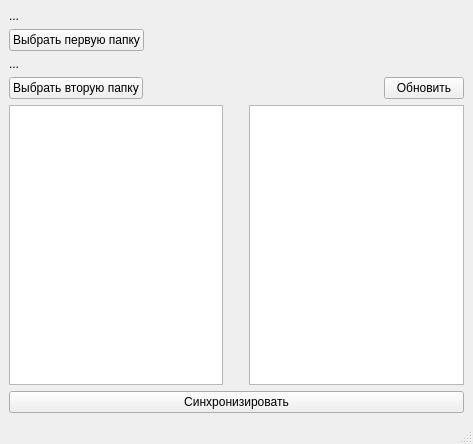
<?xml version="1.0" encoding="UTF-8"?>
<ui version="4.0">
 <class>MainWindow</class>
 <widget class="QMainWindow" name="MainWindow">
  <property name="geometry">
   <rect>
    <x>0</x>
    <y>0</y>
    <width>473</width>
    <height>444</height>
   </rect>
  </property>
  <property name="windowTitle">
   <string>DirSync</string>
  </property>
  <widget class="QWidget" name="centralwidget">
   <layout class="QGridLayout" name="gridLayout">
    <item row="0" column="0">
     <layout class="QVBoxLayout" name="verticalLayout">
      <item>
       <widget class="QLabel" name="label">
        <property name="text">
         <string>...</string>
        </property>
       </widget>
      </item>
      <item>
       <layout class="QHBoxLayout" name="horizontalLayout">
        <item>
         <widget class="QPushButton" name="pushButton">
          <property name="text">
           <string>Выбрать первую папку</string>
          </property>
         </widget>
        </item>
        <item>
         <spacer name="horizontalSpacer">
          <property name="orientation">
           <enum>Qt::Horizontal</enum>
          </property>
          <property name="sizeHint" stdset="0">
           <size>
            <width>40</width>
            <height>20</height>
           </size>
          </property>
         </spacer>
        </item>
       </layout>
      </item>
     </layout>
    </item>
    <item row="2" column="0">
     <layout class="QVBoxLayout" name="verticalLayout_3">
      <item>
       <layout class="QHBoxLayout" name="horizontalLayout_3">
        <item>
         <widget class="QListView" name="listView_2">
          <property name="enabled">
           <bool>true</bool>
          </property>
         </widget>
        </item>
        <item>
         <spacer name="verticalSpacer">
          <property name="orientation">
           <enum>Qt::Vertical</enum>
          </property>
          <property name="sizeHint" stdset="0">
           <size>
            <width>20</width>
            <height>40</height>
           </size>
          </property>
         </spacer>
        </item>
        <item>
         <widget class="QListView" name="listView"/>
        </item>
       </layout>
      </item>
      <item>
       <layout class="QHBoxLayout" name="horizontalLayout_4">
        <item>
         <widget class="QPushButton" name="pushButton_3">
          <property name="text">
           <string>Синхронизировать</string>
          </property>
         </widget>
        </item>
       </layout>
      </item>
     </layout>
    </item>
    <item row="1" column="0">
     <layout class="QVBoxLayout" name="verticalLayout_2">
      <item>
       <widget class="QLabel" name="label_2">
        <property name="text">
         <string>...</string>
        </property>
       </widget>
      </item>
      <item>
       <layout class="QHBoxLayout" name="horizontalLayout_2">
        <item>
         <widget class="QPushButton" name="pushButton_2">
          <property name="text">
           <string>Выбрать вторую папку</string>
          </property>
         </widget>
        </item>
        <item>
         <spacer name="horizontalSpacer_2">
          <property name="orientation">
           <enum>Qt::Horizontal</enum>
          </property>
          <property name="sizeHint" stdset="0">
           <size>
            <width>40</width>
            <height>20</height>
           </size>
          </property>
         </spacer>
        </item>
        <item>
         <widget class="QPushButton" name="pushButton_4">
          <property name="text">
           <string>Обновить</string>
          </property>
         </widget>
        </item>
       </layout>
      </item>
     </layout>
    </item>
   </layout>
  </widget>
  <widget class="QMenuBar" name="menubar">
   <property name="geometry">
    <rect>
     <x>0</x>
     <y>0</y>
     <width>473</width>
     <height>21</height>
    </rect>
   </property>
  </widget>
  <widget class="QStatusBar" name="statusbar"/>
 </widget>
 <resources/>
 <connections/>
</ui>
